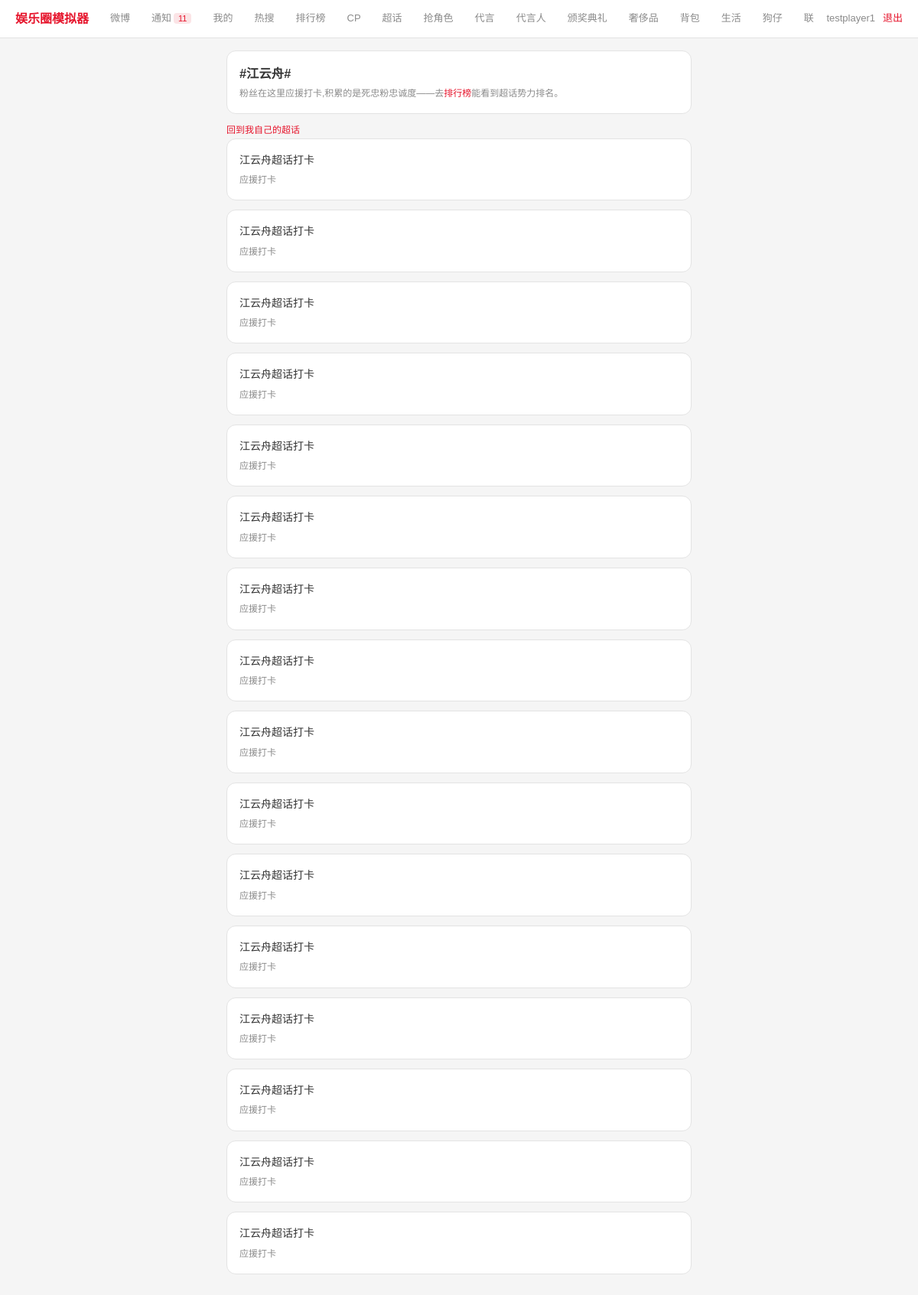
Page /super_topic?player_id=1 (signed in) on the committed database.
### tables this page shows
CREATE TABLE players (
    id                  INTEGER PRIMARY KEY AUTOINCREMENT,
    user_id             INTEGER UNIQUE,
    is_npc              INTEGER DEFAULT 0,
    age                 INTEGER DEFAULT 18,
    gender              TEXT DEFAULT '',
    stage_name          TEXT NOT NULL DEFAULT '',
    talents             TEXT DEFAULT '{}',
    hidden_traits       TEXT DEFAULT '[]',
    career_lines        TEXT DEFAULT '[]',
    agency_id           INTEGER,
    fans_count          INTEGER DEFAULT 0,
    core_fan_loyalty    INTEGER DEFAULT 0,
    popularity          INTEGER DEFAULT 0,
    scandal_value       INTEGER DEFAULT 0,
    persona_tag         TEXT DEFAULT '',
    persona_integrity   INTEGER DEFAULT 100,
    cash                INTEGER DEFAULT 0,
    roll_count          INTEGER DEFAULT 0,
    revealed            INTEGER DEFAULT 0,
    energy              INTEGER DEFAULT 100,
    energy_updated      INTEGER DEFAULT 0,
    family_background   TEXT DEFAULT '',
    birthplace          TEXT DEFAULT '',
    true_personality    TEXT DEFAULT '',
    career_state        TEXT DEFAULT 'normal',  -- normal/blackout
    blackout_until_ts    INTEGER DEFAULT 0,
    anti_scandal_reserve INTEGER DEFAULT 0,
    endorsement_reputation INTEGER DEFAULT 0,
    awards_won          INTEGER DEFAULT 0,
    created_ts          INTEGER DEFAULT 0, fan_club_name TEXT DEFAULT '', fan_club_color TEXT DEFAULT '', notifications_seen_ts INTEGER DEFAULT 0, health INTEGER DEFAULT 100, last_rest_ts INTEGER DEFAULT 0, last_travel_ts INTEGER DEFAULT 0,
    FOREIGN KEY (user_id) REFERENCES users(id)
);

CREATE TABLE super_topic_posts (
    id          INTEGER PRIMARY KEY AUTOINCREMENT,
    player_id   INTEGER NOT NULL,
    content     TEXT DEFAULT '',
    created_ts  INTEGER DEFAULT 0
);

### app.py (the view)
@app.route('/super_topic', methods=['GET'])
@login_required
def super_topic_page():
    me_player = me()
    if not me_player:
        return redirect(url_for('login'))
    view_id = request.args.get('player_id', me_player['id'], type=int)
    host = q("SELECT id, stage_name, fan_club_name, fan_club_color FROM players WHERE id=?", (view_id,), one=True)
    if not host:
        host = me_player
        view_id = me_player['id']
    posts = q("SELECT * FROM super_topic_posts WHERE player_id=? ORDER BY created_ts DESC LIMIT 30", (view_id,))
    return render_template('super_topic.html', host=host, posts=posts,
                            is_own=(view_id == me_player['id']), me_player=me_player)

### app.py (called while the page is built)
def get_db():
    db = getattr(g, '_db', None)
    if db is None:
        db = g._db = sqlite3.connect(DB_PATH)
        db.row_factory = sqlite3.Row
        db.execute("PRAGMA journal_mode=WAL")
        db.execute("PRAGMA foreign_keys=ON")
    return db

def q(sql, args=(), one=False):
    cur = get_db().execute(sql, args)
    return cur.fetchone() if one else cur.fetchall()

def run(sql, args=()):
    db = get_db()
    cur = db.execute(sql, args)
    db.commit()
    return cur

def login_required(f):
    @wraps(f)
    def w(*a, **kw):
        if 'uid' not in S:
            return redirect(url_for('login'))
        return f(*a, **kw)
    return w

def get_effective_energy(player_id):
    row = q("SELECT energy, energy_updated FROM players WHERE id=?", (player_id,), one=True)
    if not row:
        return 0
    base_ts = row['energy_updated'] or now_ts()
    elapsed = now_ts() - base_ts
    regen = elapsed // ENERGY_REGEN_SECONDS
    if regen <= 0:
        return row['energy']
    new_energy = min(MAX_ENERGY, row['energy'] + regen)
    new_updated = base_ts + regen * ENERGY_REGEN_SECONDS
    run("UPDATE players SET energy=?, energy_updated=? WHERE id=?", (new_energy, new_updated, player_id))
    return new_energy

def me():
    uid = S.get('uid')
    if not uid:
        return None
    row = q("SELECT * FROM players WHERE user_id=?", (uid,), one=True)
    if not row:
        return None
    player = dict(row)
    player['energy'] = get_effective_energy(player['id'])
    return player

@app.context_processor
def inject_notification_count():
    player = me()
    if not player:
        return {'notification_count': 0}
    return {'notification_count': get_notification_count(player['id'])['total']}

### templates/super_topic.html (shortened to what this page needs)
{% extends "base.html" %}
{% block content %}
<div class="card">
  <h3 style="margin-bottom:4px">#{{ host.stage_name }}#</h3>
  <p class="muted">粉丝在这里应援打卡,积累的是死忠粉忠诚度——去<a href="{{ url_for('leaderboard') }}">排行榜</a>能看到超话势力排名。</p>
</div>
{% if is_own %}
<div class="card">
  <form method="post" action="{{ url_for('super_topic_checkin') }}">
    <textarea name="content" rows="2" maxlength="140" placeholder="超话打卡,写点什么..."></textarea>
    <button class="btn btn-primary" style="width:100%;margin-top:8px">去超话冒个泡<br><span style="font-size:11px;opacity:.85">体力 -5</span></button>
  </form>
</div>
{% else %}
<p class="muted"><a href="{{ url_for('super_topic_page') }}">回到我自己的超话</a></p>
{% endif %}
{% for p in posts %}
<div class="card">
  <p>{{ p.content }}</p>
  <div class="muted" style="margin-top:6px">应援打卡</div>
</div>
{% else %}
<div class="card muted">这个超话还没有人打卡。</div>
{% endfor %}
{% endblock %}

### templates/base.html (style rules this page uses)
:root { --bg:#f5f5f5;--sf:#ffffff;--sf2:#f0f0f0;--bd:#e3e3e3; --red:#e6162d;--red-dim:#fbe4e6; --text:#333333;--muted:#8b8b8b; --green:#2e8b57;--gold:#a67c1a; }
* { box-sizing:border-box;margin:0;padding:0 }
body { background:var(--bg);color:var(--text); font-family:"PingFang SC","Microsoft YaHei",sans-serif; font-size:14px;line-height:1.6;min-height:100vh }
a { color:var(--red);text-decoration:none }
.card { background:var(--sf);border:1px solid var(--bd);border-radius:12px;padding:16px;margin-bottom:12px }
.muted { color:var(--muted);font-size:12px }

### rows in the picture
players: stage_name "江云舟"
super_topic_posts: content "江云舟超话打卡"
super_topic_posts: content "江云舟超话打卡"
super_topic_posts: content "江云舟超话打卡"
super_topic_posts: content "江云舟超话打卡"
super_topic_posts: content "江云舟超话打卡"
super_topic_posts: content "江云舟超话打卡"
super_topic_posts: content "江云舟超话打卡"
super_topic_posts: content "江云舟超话打卡"
super_topic_posts: content "江云舟超话打卡"
super_topic_posts: content "江云舟超话打卡"
super_topic_posts: content "江云舟超话打卡"
super_topic_posts: content "江云舟超话打卡"
super_topic_posts: content "江云舟超话打卡"
super_topic_posts: content "江云舟超话打卡"
super_topic_posts: content "江云舟超话打卡"
super_topic_posts: content "江云舟超话打卡"

### other values in the picture
{{ notification_count }} "11"
{{ session.get('uname') }} "testplayer1"
